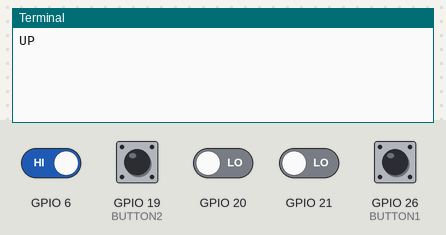
The program below on a simulated Raspberry Pi (BCM pin numbers). Shown: the last lines printed to the terminal. Inputs (shaded band) come from the test bench; at power-on: GPIO 6, GPIO 19 (BUTTON2), GPIO 26 (BUTTON1) HIGH, GPIO 20, GPIO 21 LOW.

Above: at 1.2 s.
1.3 s: GPIO 6 driven LOW
At 2.5 s:
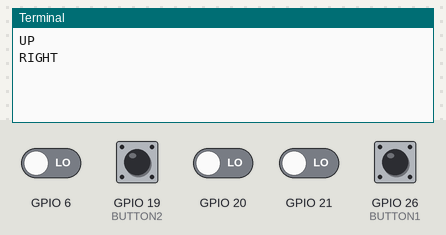
2.8 s: GPIO 19 (BUTTON2) pulled LOW for 0.15 s
At 3.8 s:
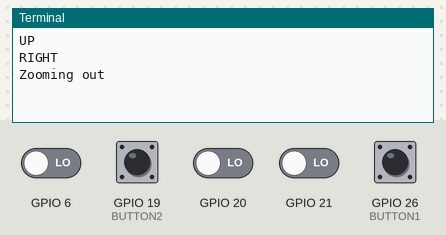
4.4 s: GPIO 26 (BUTTON1) pulled LOW for 0.15 s
At 5.0 s:
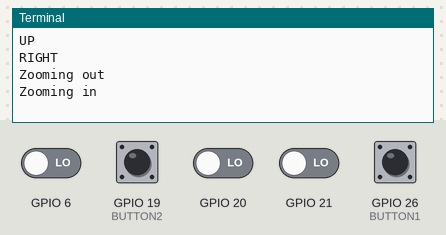
6.0 s: GPIO 19 (BUTTON2) pulled LOW for 1 s
At 8.2 s:
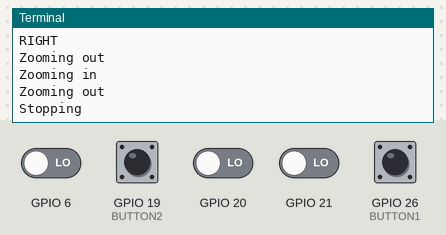
8.5 s: GPIO 6 driven HIGH and GPIO 21 driven HIGH
At 9.5 s:
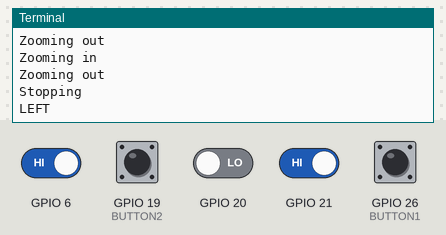

The program:

blockpost.py
```python
import time
import RPi.GPIO as GPIO
import socket

GPIO.setmode(GPIO.BCM)
GPIO.setup(6, GPIO.IN)
GPIO.setup(21, GPIO.IN)
GPIO.setup(20, GPIO.IN)
GPIO.setup(16, GPIO.IN)
#123
udp_host = '192.168.30.101'
udp_port = 50007
udp_socket = socket.socket(socket.AF_INET, socket.SOCK_DGRAM)
COMMAND_DELAY = 0.3
def send_command(command):
    udp_socket.sendto(command, (udp_host, udp_port))


BUTTON1 = 26
BUTTON2 = 19
GPIO.setup(BUTTON1, GPIO.IN, pull_up_down=GPIO.PUD_UP)
GPIO.setup(BUTTON2, GPIO.IN, pull_up_down=GPIO.PUD_UP)

def handle_button1(channel):
    if GPIO.input(BUTTON1) == GPIO.LOW:
        send_command(b'\xaa\xa1\x00\x05Zoom-U\xa1\xbe\xfe\xc1.>\x0e\x07\x15m')
        print('Zooming in')
    else:
        send_command(b'\xaa\xa1\x00\x05Stop_U\x95=y\xc1\x1c\xb4\x04\xca\xb4\xfe')
        print('Stopping')

def handle_button2(channel):
    if GPIO.input(BUTTON2) == GPIO.LOW:
        send_command(b'\xaa\xa1\x00\x05Zoom+U::\x18\xd2s\xba\x84\x96\xf9\xaf')
        print('Zooming out')
    else:
        send_command(b'\xaa\xa1\x00\x05Stop_U\x95=y\xc1\x1c\xb4\x04\xca\xb4\xfe')
        print('Stopping')


GPIO.add_event_detect(BUTTON1, GPIO.BOTH, callback=handle_button1, bouncetime=300)
GPIO.add_event_detect(BUTTON2, GPIO.BOTH, callback=handle_button2, bouncetime=300)


previous_state = "NEUTRAL"

def check_joystick():
    global previous_state
    current_state = "NEUTRAL"

    if GPIO.input(6) == GPIO.LOW:
        current_state = "RIGHT"
    elif GPIO.input(21) == GPIO.LOW:
        current_state = "UP"
    elif GPIO.input(20) == GPIO.LOW:
        current_state = "LEFT"
    elif GPIO.input(16) == GPIO.LOW:
        current_state = "DOWN"


    if current_state != previous_state:
        if current_state == "RIGHT":
            send_command(b'\xaa\xa1\x00\x05RightU\x89t\x86\xc7\x1c\xc7\x9cw\x1a\x8d')
            print("RIGHT")
        elif current_state == "UP":
            send_command(b'\xaa\xa1\x00\x05_Up__U\xd8\xea\x80\xee\x03\xce]\x08\x1e\xfb')
            print("UP")
        elif current_state == "LEFT":
            send_command(b'\xaa\xa1\x00\x05Left_UNP\xadW\x9d\x0f\x8d\x03O\x88')
            print("LEFT")
        elif current_state == "DOWN":
            send_command(b'\xaa\xa1\x00\x05Down_U\x96}\xeb\xe3\xb4\xe7\xee\xd97\x86')
            print("DOWN")
        elif current_state == "NEUTRAL":
            send_command(b'\xaa\xa1\x00\x05Stop_U\x95=y\xc1\x1c\xb4\x04\xca\xb4\xfe')
            print("STOP")

        previous_state = current_state
        time.sleep(COMMAND_DELAY)

try:
    while True:
        check_joystick()
        time.sleep(0.1)
except KeyboardInterrupt:
    GPIO.cleanup()
```

Measured:
- after the input at 1.3 s, the terminal: prints a new line at once (image 1)
- after the input at 2.8 s, the terminal: prints a new line at once (image 2)
- after the input at 4.4 s, the terminal: prints a new line at once (image 3)
- after the input at 6.0 s, the terminal: prints a new line at once (image 4)
- after the input at 8.5 s, the terminal: prints a new line at once (image 5)
